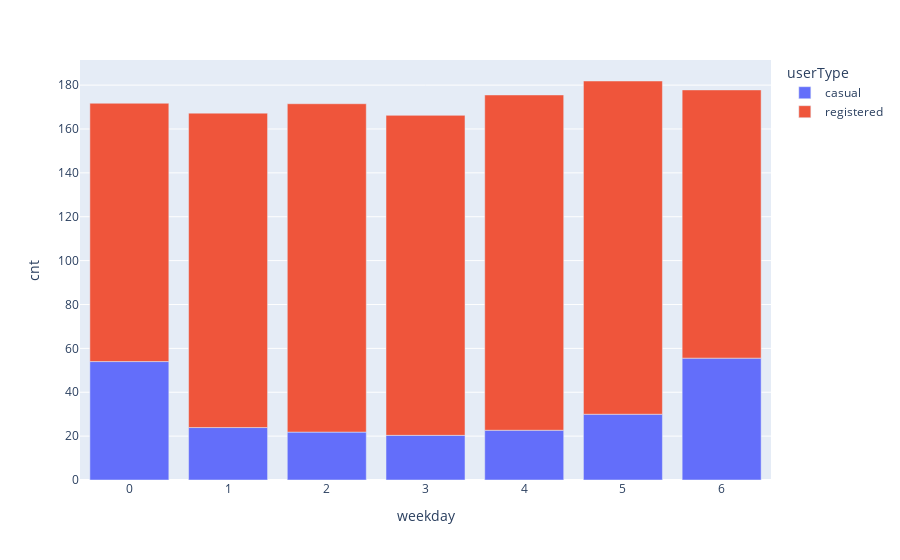

Notebook cell for this chart:
### Markdown cell above
5. Analysing **weekday** trend, segmenting by userType (excluding special holidays)

### Code cell
weekly = dfUser.loc[dfUser.holiday == 0,:].groupby(["weekday","userType"], as_index=False)["cnt"].mean()
px.bar(weekly, x='weekday', y="cnt", color='userType')

### Figure 1 — Plotly figure (JSON) as saved in the notebook; plotly's stock layout.template omitted (floating-point values rounded to 4 significant figures)
{"data": [{"alignmentgroup": "True", "hovertemplate": "userType=casual<br>weekday=%{x}<br>cnt=%{y}<extra></extra>", "legendgroup": "casual", "marker": {"color": "#636efa", "pattern": {"shape": ""}}, "name": "casual", "offsetgroup": "casual", "orientation": "v", "showlegend": true, "textposition": "auto", "type": "bar", "x": [0, 1, 2, 3, 4, 5, 6], "xaxis": "x", "y": [53.98, 23.9, 21.83, 20.35, 22.68, 29.97, 55.55], "yaxis": "y"}, {"alignmentgroup": "True", "hovertemplate": "userType=registered<br>weekday=%{x}<br>cnt=%{y}<extra></extra>", "legendgroup": "registered", "marker": {"color": "#EF553B", "pattern": {"shape": ""}}, "name": "registered", "offsetgroup": "registered", "orientation": "v", "showlegend": true, "textposition": "auto", "type": "bar", "x": [0, 1, 2, 3, 4, 5, 6], "xaxis": "x", "y": [117.7, 143.3, 149.7, 145.9, 152.8, 151.9, 122.3], "yaxis": "y"}], "layout": {"barmode": "relative", "legend": {"title": {"text": "userType"}, "tracegroupgap": 0}, "margin": {"t": 60}, "xaxis": {"anchor": "y", "domain": [0, 1], "title": {"text": "weekday"}}, "yaxis": {"anchor": "x", "domain": [0, 1], "title": {"text": "cnt"}}}}
